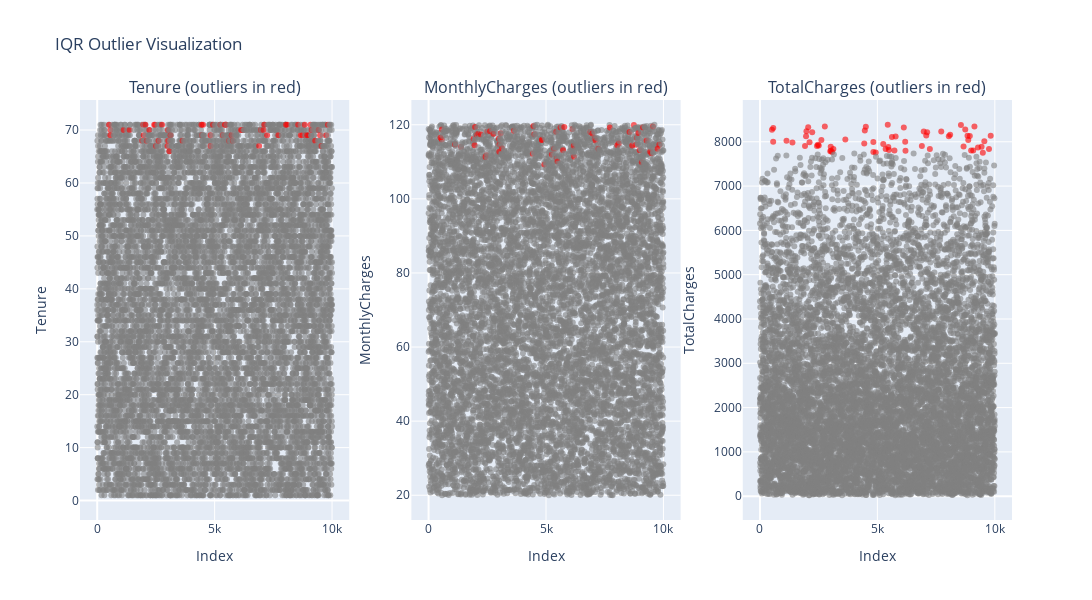

Here is the notebook cell this chart was saved with:
### Code cell
# Prepare a color list based on the IQR outlier mask
colors_iqr = ['red' if is_outlier else 'gray' for is_outlier in outliers_iqr]

# Create a 1x3 subplot figure
fig_iqr = make_subplots(
    rows=1,
    cols=3,
    subplot_titles=[f"{feat} (outliers in red)" for feat in numerical_features]
)

# Add a scatter trace for each numerical feature
for idx, feature in enumerate(numerical_features, start=1):
    fig_iqr.add_trace(
        go.Scatter(
            x=data.index,
            y=data[feature],
            mode='markers',
            marker=dict(color=colors_iqr, opacity=0.6)
        ),
        row=1,
        col=idx
    )
    fig_iqr.update_xaxes(title_text="Index", row=1, col=idx)
    fig_iqr.update_yaxes(title_text=feature, row=1, col=idx)

# Adjust layout and display
fig_iqr.update_layout(
    height=600,
    width=1600,
    showlegend=False,
    title_text="IQR Outlier Visualization"
)
fig_iqr.show()

### Figure 1 — Plotly figure (JSON) as saved in the notebook; plotly's stock layout.template omitted (floating-point values rounded to 4 significant figures; data arrays with more than 128 entries replaced by an {"elided": "..."} marker saying what was removed)
{"data": [{"marker": {"color": {"elided": "10000 str values"}, "opacity": 0.6}, "mode": "markers", "type": "scatter", "x": {"elided": "10000 int values"}, "xaxis": "x", "y": {"elided": "10000 int values"}, "yaxis": "y"}, {"marker": {"color": {"elided": "10000 str values"}, "opacity": 0.6}, "mode": "markers", "type": "scatter", "x": {"elided": "10000 int values"}, "xaxis": "x2", "y": {"elided": "10000 float values"}, "yaxis": "y2"}, {"marker": {"color": {"elided": "10000 str values"}, "opacity": 0.6}, "mode": "markers", "type": "scatter", "x": {"elided": "10000 int values"}, "xaxis": "x3", "y": {"elided": "10000 float values"}, "yaxis": "y3"}], "layout": {"annotations": [{"font": {"size": 16}, "showarrow": false, "text": "Tenure (outliers in red)", "x": 0.1444, "xanchor": "center", "xref": "paper", "y": 1, "yanchor": "bottom", "yref": "paper"}, {"font": {"size": 16}, "showarrow": false, "text": "MonthlyCharges (outliers in red)", "x": 0.5, "xanchor": "center", "xref": "paper", "y": 1, "yanchor": "bottom", "yref": "paper"}, {"font": {"size": 16}, "showarrow": false, "text": "TotalCharges (outliers in red)", "x": 0.8556, "xanchor": "center", "xref": "paper", "y": 1, "yanchor": "bottom", "yref": "paper"}], "height": 600, "showlegend": false, "title": {"text": "IQR Outlier Visualization"}, "width": 1600, "xaxis": {"anchor": "y", "domain": [0, 0.2889], "title": {"text": "Index"}}, "xaxis2": {"anchor": "y2", "domain": [0.3556, 0.6444], "title": {"text": "Index"}}, "xaxis3": {"anchor": "y3", "domain": [0.7111, 1], "title": {"text": "Index"}}, "yaxis": {"anchor": "x", "domain": [0, 1], "title": {"text": "Tenure"}}, "yaxis2": {"anchor": "x2", "domain": [0, 1], "title": {"text": "MonthlyCharges"}}, "yaxis3": {"anchor": "x3", "domain": [0, 1], "title": {"text": "TotalCharges"}}}}
